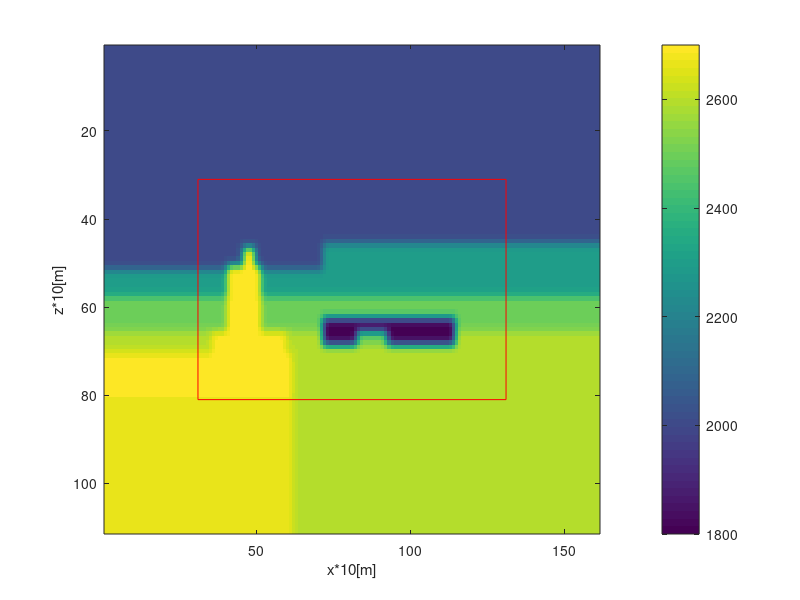

Recreate this plot in MATLAB. (Note: this script raises an error after producing the figure.)
%% input parameters
clear all;
close all;
dims.dh=10;
lp=30;
load('trueModel.mat');
v0=trueModel;
dims.dt=10^-3; % [s]
dims.nz0=size(v0,1); % Cells in z-direction
dims.nx0=size(v0,2); % Cells in x-direction
dims.nt=1000; % Amount of time steps
dims.ns=dims.nt;
%% extend the velocity model region to employ PML
v=v0;
temp=v0(1,:);
temp2=v0(end,:);
v=[temp(ones(lp,1),:);
    v;
    temp2(ones(lp,1),:)];
temp3=v(:,1);
temp4=v(:,end);
v=[temp3(:,ones(1,lp)),v,temp4(:,ones(1,lp))];
figure('name','true velocity');
imagesc(v);
colorbar;
xlabel({['x*' num2str(dims.dh) '[m]']});
ylabel({['z*' num2str(dims.dh) '[m]']});
hold on;
plot([lp+1,dims.nx0+lp],[lp+1,lp+1],'color','red');
hold on;
plot([lp+1,dims.nx0+lp],[lp+dims.nz0,lp+dims.nz0],'color','red');
hold on;
plot([lp+1,lp+1],[lp+1,lp+dims.nz0],'color','red');
hold on;
plot([dims.nx0+lp,dims.nx0+lp],[lp+1,lp+dims.nz0],'color','red');
axis on;
shg;
Rc=.1;
d0=log(1/Rc)/log(10)*3*v/2/lp;
%% Model dimensions
dims.nz=size(v,1);
dims.nx=size(v,2);
% mz=31:81
dims.mz=lp+1:dims.nz0+lp;
% mx=31:131
dims.mx=lp+1:dims.nx0+lp;
%% source signals
singles=rickerWave(10,dims);
%% Receiver locations
dims.rx=min(dims.mx):max(dims.mx);
dims.rz=min(dims.mz)*ones(1,length(dims.rx));
%% source
fs=1/dims.dt;
L=dims.nt;
n=2000;
f=fs*(0:(n/2))/n;
s=zeros([dims.nz*dims.nx,1]);
source_freq=fft(singles,n)/(n/2);
source_freq2=source_freq(1:n/2+1);
% check source
source_time=ifft(source_freq2,n,1)*n;
figure('name','source signals');
subplot(3,1,1)
plot(dims.dt:dims.dt:dims.dt*L,real(singles));
xlabel(['t [s]']);
title('original');
subplot(3,1,2)
plot(dims.dt:dims.dt:dims.dt*L,real(source_time(1:dims.nt)));
xlabel(['t' [s]']);
title('transformed from frequency');
subplot(3,1,3)
plot(abs(source_freq2));
%aa=reshape(aa,[300,1]);
%plot(real(aa))
title('frequencu domain');
shg;
%% find effective frequency of source
s_diff=diff(abs(source_freq2));
s_diff=[s_diff(1);s_diff];
s_lim=find(abs(source_freq2)<.01*max(abs(source_freq2)) & s_diff<0);
s_lim2=s_lim(1);
f_range=1:s_lim2;
f2=f(f_range);
ome=2*pi*f2;

% source term
sf=source_freq2(1:s_lim2);

source_time2=ifft(source_freq2(f_range),n,1)*n;
figure('name','check source')
plot(dims.dt:dims.dt:dims.dt*L,real(source_time2(1:dims.nt)));
%% run solver
nz=dims.nz;
nx=dims.nx;

dh=dims.dh;
nt=dims.nt;
% ome
% sf
rz=dims.rz;
rx=dims.rx;

% boundary condition
pini=zeros(nz,nx,length(ome));

% v
%% source location
sx0=dims.mx(1):1:dims.mx(end);
sz0=dims.mz(1)*ones(size(sx0));

% true_rec: (time_samples,receivers,source), common shot gather
true_rect=zeros(dims.nt,length(rx),length(sx0));
%%
tic;
for i=1:length(sx0)
    sz=sz0(i);
    sx=sx0(i);
    [~,pt,~,rect]=solver(nz,nx,dh,nt,sz,sx,ome,n,sf,rz,rx,v,lp,d0);
    true_rect(:,:,i)=rect;
    fprintf('\ncommon shot gather generator \t source=%d/%d \t',i,length(sx0));
    fprintf('t=%f s', toc);
end
%%
save('true_rect.mat','true_rect');
%%
load('true_rect.mat');
for i=1:size(true_rect,3)
    figure(5)
    imagesc(true_rect(:,:,i),1*[min(true_rect(:)),max(true_rect(:))]);
    shg;
    pause(.5);
end